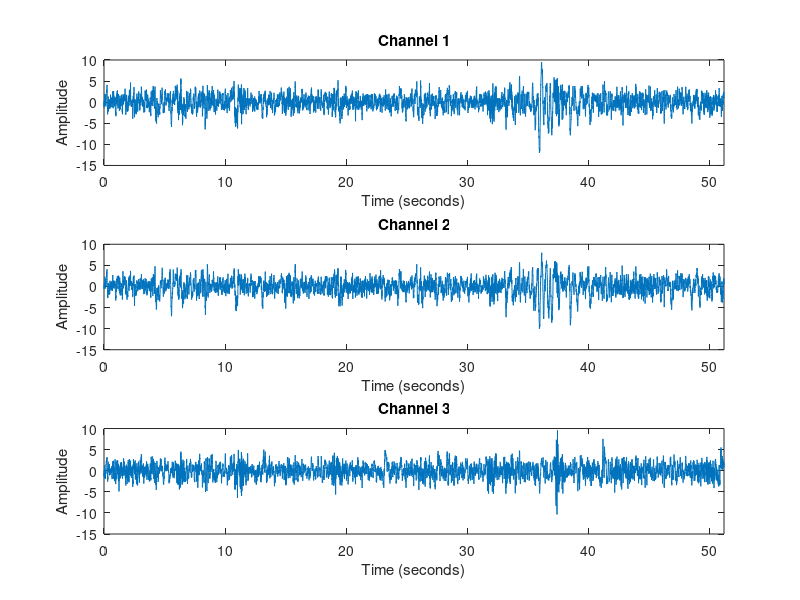
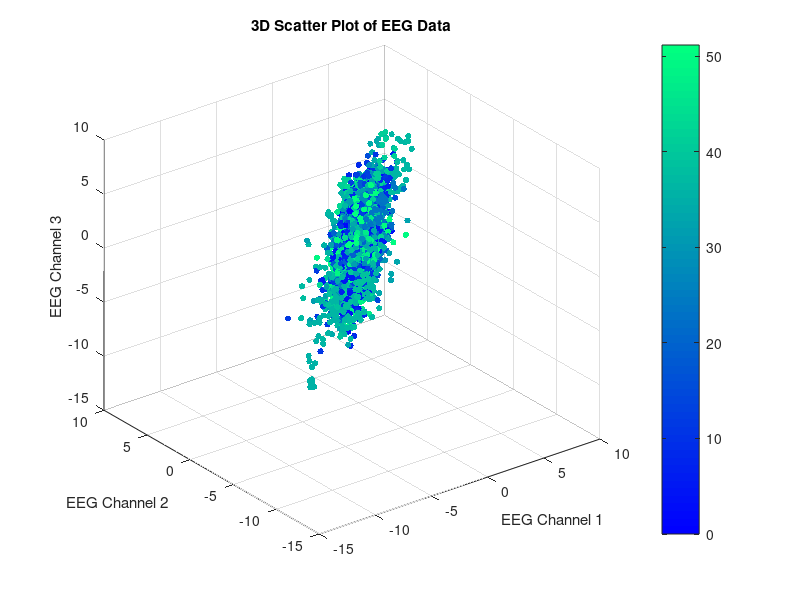
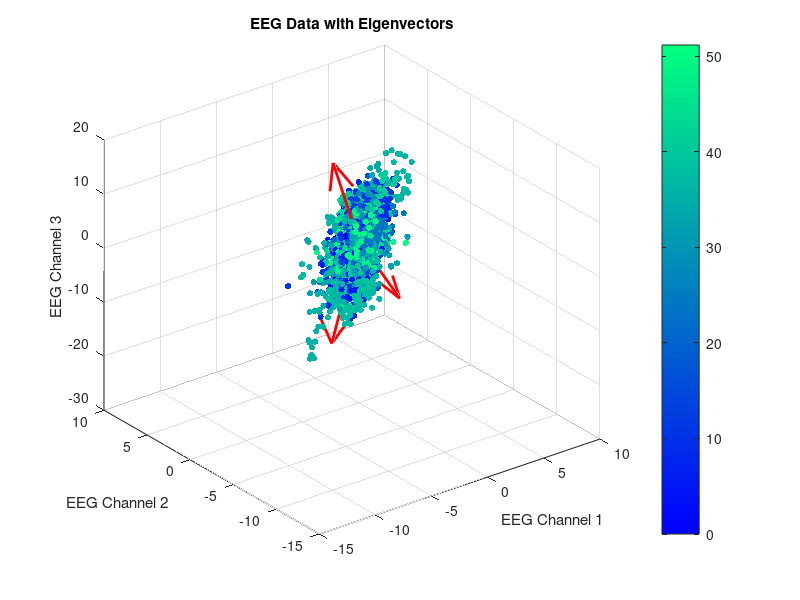
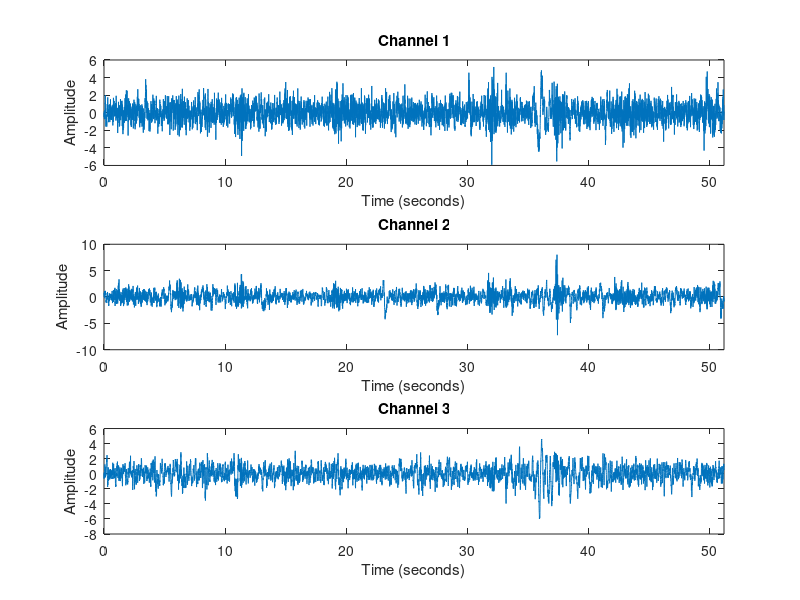

Reproduce these figures in MATLAB, in order.
clear all
close all
clc
%% Part 1
EEG_Data=load("Ex1.mat").EEG_Sig;
fs=200;
% Define time vector
t = (0:(size(EEG_Data, 2)-1)) / fs;

% Plot EEG data for each channel
figure;

for channel = 1:size(EEG_Data, 1)
    subplot(size(EEG_Data, 1), 1, channel);
    plot(t, EEG_Data(channel, :));
    title(['Channel ' num2str(channel)]);
    xlabel('Time (seconds)');
    ylabel('Amplitude');
    xlim([t(1) t(end)]); 
end
%% part 2
figure;
scatter3(EEG_Data(1, :), EEG_Data(2, :), EEG_Data(3, :), 20, t, 'filled');
colormap('winter');
colorbar;
title('3D Scatter Plot of EEG Data');
xlabel('EEG Channel 1');
ylabel('EEG Channel 2');
zlabel('EEG Channel 3');
grid on;
%% Part 3
EEG_Data_C=EEG_Data-mean(EEG_Data(:));
cov_matrix = cov(EEG_Data_C');
[eigenvectors, eigenvalues] = eig(cov_matrix);
eigenvalues = diag(eigenvalues);

figure;
scatter3(EEG_Data(1, :), EEG_Data(2, :), EEG_Data(3, :), 20, t, 'filled');
colormap('winter');
colorbar;
hold on;

% Plot eigenvectors
origin = mean(EEG_Data, 2); % Compute the mean as the origin for the vectors
scale_factor = max(eigenvalues) * 2; % Adjust the scale factor for longer vectors

for i = 1:size(eigenvectors, 2)
    quiver3(origin(1), origin(2), origin(3), eigenvectors(1, i)*eigenvalues(1)*4, eigenvectors(2, i)*eigenvalues(2)*4, eigenvectors(3, i)*eigenvalues(3)*4, 'LineWidth', 2, 'Color', 'red');
end

hold off;

title('EEG Data with Eigenvectors');
xlabel('EEG Channel 1');
ylabel('EEG Channel 2');
zlabel('EEG Channel 3');
grid on;

% whitenning
whitening_transform = diag(1./sqrt(eigenvalues)) * eigenvectors';

% Apply whitening transform to EEG data
whitened_EEG_Data = whitening_transform * EEG_Data;
figure;
for channel = 1:size(whitened_EEG_Data, 1)
    subplot(size(EEG_Data, 1), 1, channel);
    plot(t, whitened_EEG_Data(channel, :));
    title(['Channel ' num2str(channel)]);
    xlabel('Time (seconds)');
    ylabel('Amplitude');
    xlim([t(1) t(end)]); 
end
figure;
scatter3(whitened_EEG_Data(1, :), whitened_EEG_Data(2, :), whitened_EEG_Data(3, :), 20, t, 'filled');
colormap('winter');
colorbar;

title('Whitened EEG Data');
xlabel('Whitened EEG Channel 1');
ylabel('Whitened EEG Channel 2');
zlabel('Whitened EEG Channel 3');
grid on;

%% Part 4
[coeff, score, latent] = pca(EEG_Data');

whitening_transform = diag(1./sqrt(latent)) * coeff';

whitened_EEG_Data = whitening_transform * EEG_Data;

% Visualize whitened data in time domain
figure;
for channel = 1:size(whitened_EEG_Data, 1)
    subplot(size(EEG_Data, 1), 1, channel);
    plot(t, whitened_EEG_Data(channel, :));
    title(['Channel ' num2str(channel)]);
    xlabel('Time (seconds)');
    ylabel('Amplitude');
    xlim([t(1) t(end)]); 
end

% Visualize whitened data in 3D scatter plot
figure;
scatter3(whitened_EEG_Data(1, :), whitened_EEG_Data(2, :), whitened_EEG_Data(3, :), 20, t, 'filled');
colormap('winter');
colorbar;

title('Whitened EEG Data');
xlabel('Whitened EEG Channel 1');
ylabel('Whitened EEG Channel 2');
zlabel('Whitened EEG Channel 3');
grid on;

%% Part 5

% Perform Singular Value Decomposition (SVD)
[U, S, V] = svd(EEG_Data', 'econ');

% Calculate whitening transformation matrix
whitening_transform = U * diag(1./sqrt(diag(S))) * V';

% Apply whitening transform to EEG data
whitened_EEG_Data = whitening_transform * EEG_Data;

% Visualize elongations using RQ and LQ
figure;
subplot(1, 2, 1);
quiver3(zeros(1, size(V, 2)), zeros(1, size(V, 2)), zeros(1, size(V, 2)), V(1, :), V(2, :), V(3, :), 'LineWidth', 2);
title('Elongations using RQ');
xlabel('EEG Channel 1');
ylabel('EEG Channel 2');
zlabel('EEG Channel 3');
grid on;

subplot(1, 2, 2);
for i = 1:size(U, 2)
    quiver3(0, 0, 0, U(1, i), U(2, i), U(3, i), 'LineWidth', 2);
    hold on;
end
title('Elongations using LQ');
xlabel('EEG Channel 1');
ylabel('EEG Channel 2');
zlabel('EEG Channel 3');
grid on;
hold off;

EEG_Data_T = EEG_Data_C';
[U, S, V] = svd(EEG_Data_T, 'econ');
X_white = U * diag(1 ./ sqrt(diag(S))) * V';

figure;
scatter3(X_white(:, 1), X_white(:, 2), X_white(:, 3), 20, t,'filled');
colormap('winter');
colorbar;
title('Whitened Data Scatter Plot (3D)');
xlabel('Whitened Feature 1');
ylabel('Whitened Feature 2');
zlabel('Whitened Feature 3');
grid on;
